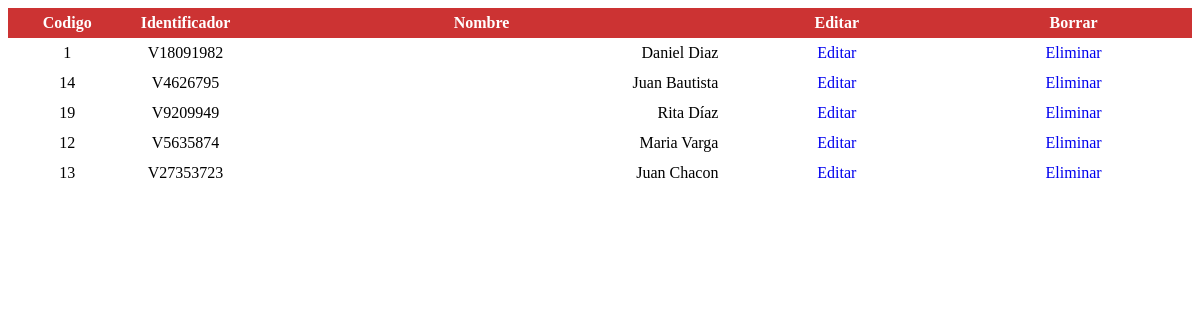
The page /vista/cliente/listar_cliente.php on the database its author committed.
### tables this page shows
CREATE TABLE `cliente` (
  `cod_cli` int(11) NOT NULL,
  `ide_cli` varchar(12) NOT NULL,
  `nom_cli` varchar(100) NOT NULL,
  `dir_cli` varchar(100) DEFAULT NULL,
  `tel_cli` varchar(15) DEFAULT NULL,
  `est_cli` char(1) NOT NULL
);

### clase/cliente/cliente.class.php (called while the page is built, shortened)
<?php
require_once("../../../curso_web_octubre/clase/utilidad/utilidad.class.php");
class cliente extends utilidad
{
public function listar()
{
	$sql="select * from cliente";
	$lis=$this->ejecutar($sql);
	return $lis;
}
}
?>

### clase/utilidad/utilidad.class.php (called while the page is built, shortened)
<?php
class utilidad
{
    private  $con_bdt;
    public function __construct()
      {
      $this->con_bdt=@mysqli_connect("localhost","root","13081","sistfact");
      }
   protected function ejecutar($sql)
   {
         $ret=mysqli_query($this->con_bdt,$sql);
         return $ret;
      }
    public function extraer_dato($puntero)
      {
        return mysqli_fetch_assoc($puntero);
      }
}
?>

### vista/cliente/listar_cliente.php (the view, shortened to what this page needs)
<?php
require("../../clase/cliente/cliente.class.php");
$obj_cli = new cliente;
?>
<!DOCTYPE html>
<html lang="en">
<head>
	<link rel="stylesheet" type="text/css" href="../../css/estilo.css">
</head>
	<body>
		<form action="../../controlador/cliente/controlador_cliente.php" method="POST" id="for_cli"  accept-charset="utf-8">
				<div class="contenedor_listado_grande">
					<span class="titulo columna10 letra_blanca altura30 pocision">Codigo</span>
					<span class="titulo columna10 letra_blanca altura30 pocision">Identificador</span>
					<span class="titulo columna40 letra_blanca altura30 pocision">Nombre</span>
					<span class="titulo columna20 letra_blanca altura30 pocision">Editar</span>
					<span class="titulo columna20 letra_blanca altura30 pocision">Borrar</span>
					<?php
						$cli = $obj_cli->listar();
						while(($dat_cli=$obj_cli->extraer_dato($cli)) >0)
						{
							echo "<span class='columna10 altura30 pocision'>$dat_cli[cod_cli]</span>";
							echo "<span class='columna10 altura30 pocision'>$dat_cli[ide_cli]</span>";
							echo "<span class='columna40 altura30 derechaText'>$dat_cli[nom_cli]</span>";
							echo "<span class='columna20 altura30 pocision'>
								<a href='editar_cliente.php?cod_cli=$dat_cli[cod_cli]' >Editar</a></span>";
							echo "<span class='columna20 altura30 pocision'>
								<a href='eliminar_cliente.php?cod_cli=$dat_cli[cod_cli]'>Eliminar</a></span>";
						}
					?>
				</div>
		</form>
	</body>
</html>

### css/estilo.css (style rules this page uses)
* { font-family: 'Poiret One', cursive; }
.titulo, input[type="submit"], input[type="button"] { background-color: #cc3333; font-weight: bold; }
.letra_blanca, input[type="submit"], input[type="button"] { color: #ffffff; }
.altura30, input[type="submit"], input[type="button"] { height: 30px; line-height: 30px; }
.pocision { text-align: center; }
.derechaText { text-align: right; }
a { text-decoration: none; }
.columna40 { width: 40%; }
.columna20 { width: 20%; }
.columna10 { width: 10%; }
.contenedor_listado_grande span { display: inline-block; float: left; }

### rows shown on the page
cliente: cod_cli "1", ide_cli "V18091982", nom_cli "Daniel Diaz"
cliente: cod_cli "14", ide_cli "V4626795", nom_cli "Juan Bautista"
cliente: cod_cli "19", ide_cli "V9209949", nom_cli "Rita Díaz"
cliente: cod_cli "12", ide_cli "V5635874", nom_cli "Maria Varga"
cliente: cod_cli "13", ide_cli "V27353723", nom_cli "Juan Chacon"
